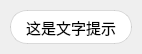
<?xml version="1.0" encoding="UTF-8"?>
<ui version="4.0">
 <class>Form</class>
 <widget class="QWidget" name="Form">
  <property name="enabled">
   <bool>true</bool>
  </property>
  <property name="geometry">
   <rect>
    <x>0</x>
    <y>0</y>
    <width>142</width>
    <height>54</height>
   </rect>
  </property>
  <property name="sizePolicy">
   <sizepolicy hsizetype="Preferred" vsizetype="Fixed">
    <horstretch>0</horstretch>
    <verstretch>0</verstretch>
   </sizepolicy>
  </property>
  <property name="minimumSize">
   <size>
    <width>0</width>
    <height>54</height>
   </size>
  </property>
  <property name="maximumSize">
   <size>
    <width>16777215</width>
    <height>58</height>
   </size>
  </property>
  <property name="windowTitle">
   <string>今日课程</string>
  </property>
  <layout class="QGridLayout" name="gridLayout">
   <property name="leftMargin">
    <number>10</number>
   </property>
   <property name="topMargin">
    <number>10</number>
   </property>
   <property name="rightMargin">
    <number>10</number>
   </property>
   <property name="bottomMargin">
    <number>10</number>
   </property>
   <item row="0" column="0">
    <widget class="QFrame" name="background">
     <property name="sizePolicy">
      <sizepolicy hsizetype="Expanding" vsizetype="Preferred">
       <horstretch>0</horstretch>
       <verstretch>0</verstretch>
      </sizepolicy>
     </property>
     <property name="minimumSize">
      <size>
       <width>0</width>
       <height>30</height>
      </size>
     </property>
     <property name="maximumSize">
      <size>
       <width>16777215</width>
       <height>54</height>
      </size>
     </property>
     <property name="styleSheet">
      <string notr="true">background-color: rgb(255, 255, 255); 
border-radius: 17px;
border: 1px solid;
border-color: rgba(0, 0, 0, 30);</string>
     </property>
     <property name="frameShape">
      <enum>QFrame::StyledPanel</enum>
     </property>
     <property name="frameShadow">
      <enum>QFrame::Raised</enum>
     </property>
     <layout class="QVBoxLayout" name="verticalLayout_3">
      <property name="spacing">
       <number>0</number>
      </property>
      <property name="leftMargin">
       <number>15</number>
      </property>
      <property name="topMargin">
       <number>4</number>
      </property>
      <property name="rightMargin">
       <number>15</number>
      </property>
      <property name="bottomMargin">
       <number>4</number>
      </property>
      <item>
       <widget class="QLabel" name="next_lesson_text_4">
        <property name="font">
         <font>
          <family>Microsoft YaHei UI</family>
          <pointsize>11</pointsize>
          <weight>50</weight>
          <italic>false</italic>
          <bold>false</bold>
         </font>
        </property>
        <property name="styleSheet">
         <string notr="true">border: none;
color: rgb(0, 0, 0);
background: none;</string>
        </property>
        <property name="text">
         <string>这是文字提示</string>
        </property>
        <property name="textFormat">
         <enum>Qt::PlainText</enum>
        </property>
        <property name="alignment">
         <set>Qt::AlignCenter</set>
        </property>
       </widget>
      </item>
     </layout>
    </widget>
   </item>
  </layout>
 </widget>
 <resources/>
 <connections/>
</ui>
